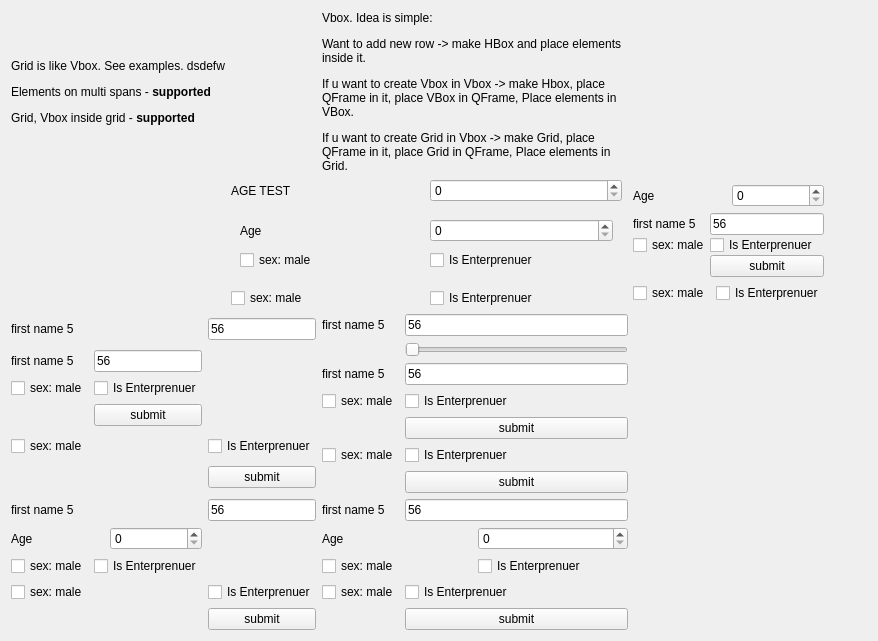
      <widget class="QWidget" name="tab_3">
       <property name="styleSheet">
        <string notr="true">/*
border: 1px solid black
*/</string>
       </property>
       <attribute name="title">
        <string>Page - grid + vbox</string>
       </attribute>
       <layout class="QGridLayout" name="gridLayout_17">
        <item row="1" column="1" colspan="2">
         <layout class="QVBoxLayout" name="v1">
          <item>
           <layout class="QHBoxLayout" name="horizontalLayout_9">
            <item>
             <widget class="QLabel" name="label_21">
              <property name="text">
               <string>AGE TEST</string>
              </property>
             </widget>
            </item>
            <item>
             <widget class="QSpinBox" name="spinBox_5"/>
            </item>
           </layout>
          </item>
          <item>
           <layout class="QHBoxLayout" name="horizontalLayout_2">
            <item>
             <widget class="QFrame" name="frame_7">
              <layout class="QVBoxLayout" name="verticalLayout_4">
               <item>
                <layout class="QHBoxLayout" name="horizontalLayout_13">
                 <item>
                  <widget class="QLabel" name="label_23">
                   <property name="text">
                    <string>Age</string>
                   </property>
                  </widget>
                 </item>
                 <item>
                  <widget class="QSpinBox" name="spinBox_7"/>
                 </item>
                </layout>
               </item>
               <item>
                <layout class="QHBoxLayout" name="horizontalLayout_14">
                 <item>
                  <widget class="QCheckBox" name="checkBox_18">
                   <property name="text">
                    <string>sex: male</string>
                   </property>
                  </widget>
                 </item>
                 <item>
                  <widget class="QCheckBox" name="checkBox_19">
                   <property name="text">
                    <string>Is Enterprenuer</string>
                   </property>
                  </widget>
                 </item>
                </layout>
               </item>
              </layout>
             </widget>
            </item>
           </layout>
          </item>
          <item>
           <layout class="QHBoxLayout" name="horizontalLayout_11">
            <item>
             <widget class="QCheckBox" name="checkBox_10">
              <property name="text">
               <string>sex: male</string>
              </property>
             </widget>
            </item>
            <item>
             <widget class="QCheckBox" name="checkBox_11">
              <property name="text">
               <string>Is Enterprenuer</string>
              </property>
             </widget>
            </item>
           </layout>
          </item>
         </layout>
        </item>
        <item row="1" column="3" colspan="2">
         <layout class="QVBoxLayout" name="v2">
          <property name="leftMargin">
           <number>5</number>
          </property>
          <property name="topMargin">
           <number>5</number>
          </property>
          <property name="rightMargin">
           <number>5</number>
          </property>
          <property name="bottomMargin">
           <number>5</number>
          </property>
          <item>
           <layout class="QHBoxLayout" name="horizontalLayout_15">
            <item>
             <widget class="QLabel" name="label_24">
              <property name="text">
               <string>Age</string>
              </property>
             </widget>
            </item>
            <item>
             <widget class="QSpinBox" name="spinBox_8"/>
            </item>
           </layout>
          </item>
          <item>
           <layout class="QHBoxLayout" name="horizontalLayout_7">
            <item>
             <widget class="QFrame" name="frame_8">
              <layout class="QVBoxLayout" name="verticalLayout_6">
               <property name="spacing">
                <number>0</number>
               </property>
               <property name="leftMargin">
                <number>0</number>
               </property>
               <property name="topMargin">
                <number>0</number>
               </property>
               <property name="rightMargin">
                <number>0</number>
               </property>
               <property name="bottomMargin">
                <number>0</number>
               </property>
               <item>
                <layout class="QGridLayout" name="gridLayout_6">
                 <item row="1" column="1">
                  <widget class="QCheckBox" name="checkBox_27">
                   <property name="text">
                    <string>Is Enterprenuer</string>
                   </property>
                  </widget>
                 </item>
                 <item row="1" column="0">
                  <widget class="QCheckBox" name="checkBox_26">
                   <property name="text">
                    <string>sex: male</string>
                   </property>
                  </widget>
                 </item>
                 <item row="0" column="1">
                  <widget class="QLineEdit" name="lineEdit_18">
                   <property name="text">
                    <string>56</string>
                   </property>
                  </widget>
                 </item>
                 <item row="0" column="0">
                  <widget class="QLabel" name="label_30">
                   <property name="text">
                    <string>first name 5</string>
                   </property>
                  </widget>
                 </item>
                 <item row="2" column="1">
                  <widget class="QPushButton" name="pushButton_9">
                   <property name="text">
                    <string>submit</string>
                   </property>
                  </widget>
                 </item>
                </layout>
               </item>
              </layout>
             </widget>
            </item>
           </layout>
          </item>
          <item>
           <layout class="QHBoxLayout" name="horizontalLayout_18">
            <item>
             <widget class="QCheckBox" name="checkBox_24">
              <property name="text">
               <string>sex: male</string>
              </property>
             </widget>
            </item>
            <item>
             <widget class="QCheckBox" name="checkBox_25">
              <property name="text">
               <string>Is Enterprenuer</string>
              </property>
             </widget>
            </item>
           </layout>
          </item>
         </layout>
        </item>
        <item row="1" column="5">
         <spacer name="horizontalSpacer_9">
          <property name="orientation">
           <enum>Qt::Horizontal</enum>
          </property>
          <property name="sizeHint" stdset="0">
           <size>
            <width>38</width>
            <height>20</height>
           </size>
          </property>
         </spacer>
        </item>
        <item row="3" column="0" colspan="2">
         <layout class="QGridLayout" name="g2">
          <item row="4" column="1">
           <widget class="QPushButton" name="pushButton_11">
            <property name="text">
             <string>submit</string>
            </property>
           </widget>
          </item>
          <item row="0" column="1">
           <widget class="QLineEdit" name="lineEdit_20">
            <property name="text">
             <string>56</string>
            </property>
           </widget>
          </item>
          <item row="3" column="0">
           <widget class="QCheckBox" name="checkBox_30">
            <property name="text">
             <string>sex: male</string>
            </property>
           </widget>
          </item>
          <item row="3" column="1">
           <widget class="QCheckBox" name="checkBox_31">
            <property name="text">
             <string>Is Enterprenuer</string>
            </property>
           </widget>
          </item>
          <item row="0" column="0">
           <widget class="QLabel" name="label_34">
            <property name="text">
             <string>first name 5</string>
            </property>
           </widget>
          </item>
          <item row="2" column="0">
           <layout class="QGridLayout" name="gridLayout_10">
            <item row="1" column="1">
             <widget class="QCheckBox" name="checkBox_32">
              <property name="text">
               <string>Is Enterprenuer</string>
              </property>
             </widget>
            </item>
            <item row="1" column="0">
             <widget class="QCheckBox" name="checkBox_33">
              <property name="text">
               <string>sex: male</string>
              </property>
             </widget>
            </item>
            <item row="0" column="1">
             <widget class="QLineEdit" name="lineEdit_21">
              <property name="text">
               <string>56</string>
              </property>
             </widget>
            </item>
            <item row="0" column="0">
             <widget class="QLabel" name="label_35">
              <property name="text">
               <string>first name 5</string>
              </property>
             </widget>
            </item>
            <item row="2" column="1">
             <widget class="QPushButton" name="pushButton_12">
              <property name="text">
               <string>submit</string>
              </property>
             </widget>
            </item>
           </layout>
          </item>
         </layout>
        </item>
        <item row="3" column="2" colspan="2">
         <layout class="QGridLayout" name="g3">
          <item row="4" column="1">
           <widget class="QPushButton" name="pushButton_5">
            <property name="text">
             <string>submit</string>
            </property>
           </widget>
          </item>
          <item row="0" column="1">
           <widget class="QLineEdit" name="lineEdit_14">
            <property name="text">
             <string>56</string>
            </property>
           </widget>
          </item>
          <item row="3" column="0">
           <widget class="QCheckBox" name="checkBox_14">
            <property name="text">
             <string>sex: male</string>
            </property>
           </widget>
          </item>
          <item row="3" column="1">
           <widget class="QCheckBox" name="checkBox_15">
            <property name="text">
             <string>Is Enterprenuer</string>
            </property>
           </widget>
          </item>
          <item row="0" column="0">
           <widget class="QLabel" name="label_28">
            <property name="text">
             <string>first name 5</string>
            </property>
           </widget>
          </item>
          <item row="2" column="0" colspan="2">
           <layout class="QGridLayout" name="gridLayout_4">
            <item row="1" column="1">
             <widget class="QCheckBox" name="checkBox_17">
              <property name="text">
               <string>Is Enterprenuer</string>
              </property>
             </widget>
            </item>
            <item row="1" column="0">
             <widget class="QCheckBox" name="checkBox_16">
              <property name="text">
               <string>sex: male</string>
              </property>
             </widget>
            </item>
            <item row="0" column="1">
             <widget class="QLineEdit" name="lineEdit_16">
              <property name="text">
               <string>56</string>
              </property>
             </widget>
            </item>
            <item row="0" column="0">
             <widget class="QLabel" name="label_32">
              <property name="text">
               <string>first name 5</string>
              </property>
             </widget>
            </item>
            <item row="2" column="1">
             <widget class="QPushButton" name="pushButton_6">
              <property name="text">
               <string>submit</string>
              </property>
             </widget>
            </item>
           </layout>
          </item>
          <item row="1" column="1">
           <widget class="QSlider" name="horizontalSlider_2">
            <property name="orientation">
             <enum>Qt::Horizontal</enum>
            </property>
           </widget>
          </item>
         </layout>
        </item>
        <item row="3" column="4">
         <spacer name="horizontalSpacer_11">
          <property name="orientation">
           <enum>Qt::Horizontal</enum>
          </property>
          <property name="sizeHint" stdset="0">
           <size>
            <width>189</width>
            <height>20</height>
           </size>
          </property>
         </spacer>
        </item>
        <item row="4" column="0" colspan="2">
         <layout class="QGridLayout" name="g5">
          <item row="0" column="1">
           <widget class="QLineEdit" name="lineEdit_22">
            <property name="text">
             <string>56</string>
            </property>
           </widget>
          </item>
          <item row="2" column="1">
           <widget class="QCheckBox" name="checkBox_34">
            <property name="text">
             <string>Is Enterprenuer</string>
            </property>
           </widget>
          </item>
          <item row="0" column="0">
           <widget class="QLabel" name="label_36">
            <property name="text">
             <string>first name 5</string>
            </property>
           </widget>
          </item>
          <item row="2" column="0">
           <widget class="QCheckBox" name="checkBox_35">
            <property name="text">
             <string>sex: male</string>
            </property>
           </widget>
          </item>
          <item row="3" column="1">
           <widget class="QPushButton" name="pushButton_13">
            <property name="text">
             <string>submit</string>
            </property>
           </widget>
          </item>
          <item row="1" column="0">
           <layout class="QVBoxLayout" name="verticalLayout_7">
            <item>
             <layout class="QHBoxLayout" name="horizontalLayout_16">
              <item>
               <widget class="QLabel" name="label_25">
                <property name="text">
                 <string>Age</string>
                </property>
               </widget>
              </item>
              <item>
               <widget class="QSpinBox" name="spinBox_9"/>
              </item>
             </layout>
            </item>
            <item>
             <layout class="QHBoxLayout" name="horizontalLayout_17">
              <item>
               <widget class="QCheckBox" name="checkBox_36">
                <property name="text">
                 <string>sex: male</string>
                </property>
               </widget>
              </item>
              <item>
               <widget class="QCheckBox" name="checkBox_37">
                <property name="text">
                 <string>Is Enterprenuer</string>
                </property>
               </widget>
              </item>
             </layout>
            </item>
           </layout>
          </item>
         </layout>
        </item>
        <item row="4" column="2" colspan="2">
         <layout class="QGridLayout" name="g6">
          <item row="0" column="1">
           <widget class="QLineEdit" name="lineEdit_23">
            <property name="text">
             <string>56</string>
            </property>
           </widget>
          </item>
          <item row="2" column="1">
           <widget class="QCheckBox" name="checkBox_38">
            <property name="text">
             <string>Is Enterprenuer</string>
            </property>
           </widget>
          </item>
          <item row="0" column="0">
           <widget class="QLabel" name="label_37">
            <property name="text">
             <string>first name 5</string>
            </property>
           </widget>
          </item>
          <item row="2" column="0">
           <widget class="QCheckBox" name="checkBox_39">
            <property name="text">
             <string>sex: male</string>
            </property>
           </widget>
          </item>
          <item row="3" column="1">
           <widget class="QPushButton" name="pushButton_14">
            <property name="text">
             <string>submit</string>
            </property>
           </widget>
          </item>
          <item row="1" column="0" colspan="2">
           <layout class="QVBoxLayout" name="verticalLayout_8">
            <item>
             <layout class="QHBoxLayout" name="horizontalLayout_19">
              <item>
               <widget class="QLabel" name="label_26">
                <property name="text">
                 <string>Age</string>
                </property>
               </widget>
              </item>
              <item>
               <widget class="QSpinBox" name="spinBox_10"/>
              </item>
             </layout>
            </item>
            <item>
             <layout class="QHBoxLayout" name="horizontalLayout_20">
              <item>
               <widget class="QCheckBox" name="checkBox_40">
                <property name="text">
                 <string>sex: male</string>
                </property>
               </widget>
              </item>
              <item>
               <widget class="QCheckBox" name="checkBox_41">
                <property name="text">
                 <string>Is Enterprenuer</string>
                </property>
               </widget>
              </item>
             </layout>
            </item>
           </layout>
          </item>
         </layout>
        </item>
        <item row="4" column="4">
         <spacer name="horizontalSpacer_12">
          <property name="orientation">
           <enum>Qt::Horizontal</enum>
          </property>
          <property name="sizeHint" stdset="0">
           <size>
            <width>189</width>
            <height>20</height>
           </size>
          </property>
         </spacer>
        </item>
        <item row="0" column="0">
         <widget class="QLabel" name="label_38">
          <property name="text">
           <string>&lt;html&gt;&lt;head/&gt;&lt;body&gt;&lt;p&gt;Grid is like Vbox. See examples. dsdefw&lt;/p&gt;&lt;p&gt;Elements on multi spans - &lt;span style=&quot; font-weight:600;&quot;&gt;supported&lt;/span&gt;&lt;/p&gt;&lt;p&gt;Grid, Vbox inside grid - &lt;span style=&quot; font-weight:600;&quot;&gt;supported&lt;/span&gt;&lt;/p&gt;&lt;/body&gt;&lt;/html&gt;</string>
          </property>
          <property name="wordWrap">
           <bool>true</bool>
          </property>
         </widget>
        </item>
        <item row="0" column="2">
         <widget class="QLabel" name="label_27">
          <property name="text">
           <string>&lt;html&gt;&lt;head/&gt;&lt;body&gt;&lt;p&gt;Vbox. Idea is simple:&lt;/p&gt;&lt;p&gt;Want to add new row -&amp;gt; make HBox and place elements inside it.&lt;/p&gt;&lt;p&gt;If u want to create Vbox in Vbox -&amp;gt; make Hbox, place QFrame in it, place VBox in QFrame, Place elements in VBox.&lt;/p&gt;&lt;p&gt;If u want to create Grid in Vbox -&amp;gt; make Grid, place QFrame in it, place Grid in QFrame, Place elements in Grid.&lt;/p&gt;&lt;/body&gt;&lt;/html&gt;</string>
          </property>
          <property name="wordWrap">
           <bool>true</bool>
          </property>
         </widget>
        </item>
       </layout>
      </widget>
